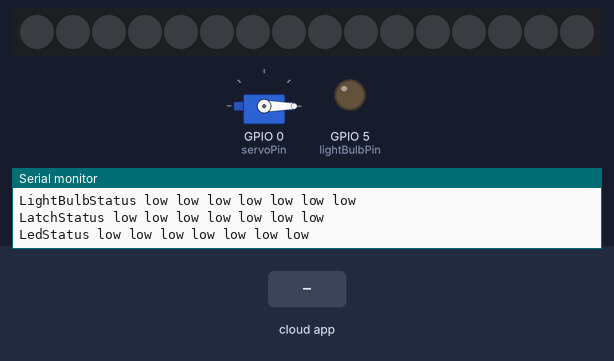
Recording of a sketch running on a simulated ESP8266 (NodeMCU). On the bench: servo, 16 RGB LEDs in strip order, left to right, output pins drawn as LEDs (lit = HIGH), the last lines printed to the serial monitor. Inputs (shaded band) come from the test bench. WiFi joins after 1.5 s; servers stay silent unless stated; the Firebase database answers and starts empty.

Above: at 6.2 s.
6.3 s: the phone or cloud app sets LedStatus to 1
At 7.44 s:
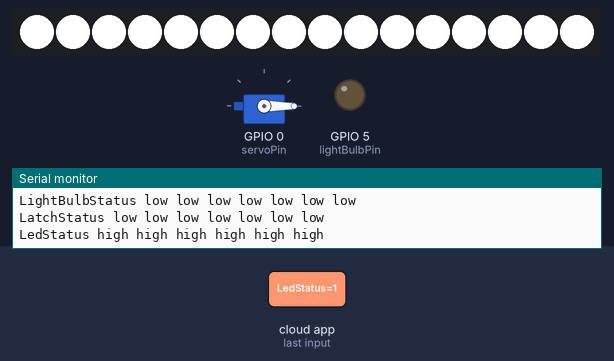
9.1 s: the phone or cloud app sets LightBulbStatus to 1
At 10.7 s:
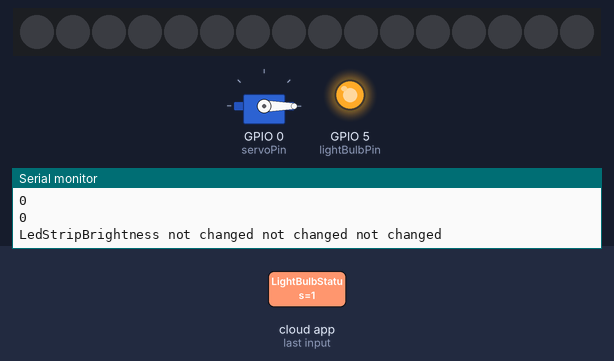
11.3 s: the phone or cloud app sets LatchStatus to 1
At 14.1 s:
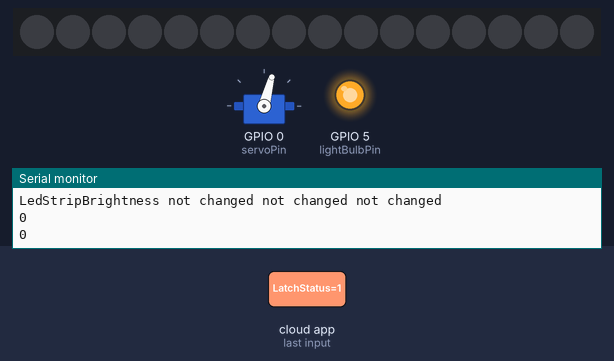
14.4 s: the phone or cloud app sets LightBulbStatus to 0
At 16.6 s:
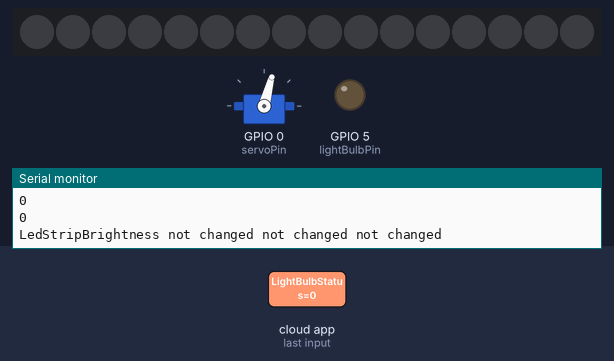
17.2 s: the phone or cloud app sets LightBulbStatus to 90
At 19.5 s:
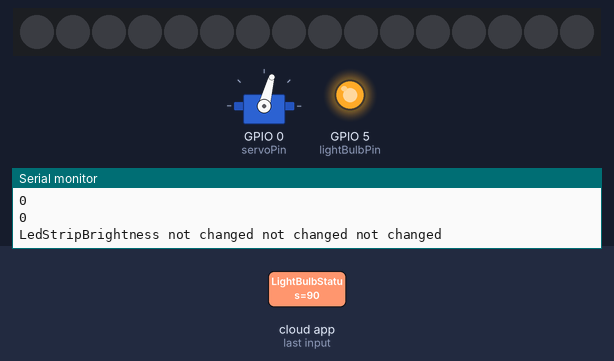
20.2 s: the phone or cloud app sets LatchStatus to 0
At 23.2 s:
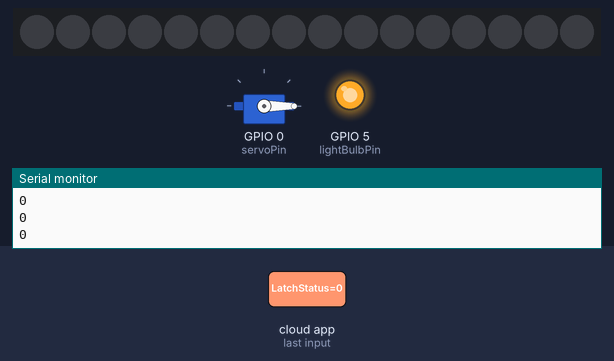
Timing chart, 0 to 24.3 s (numbered marks = the images above; inputs shaded):
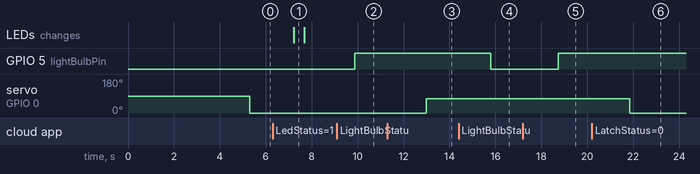

Measured:
- after the input at 6.3 s, the LEDs: change after 0.91 s (image 1)
- after the input at 9.1 s, GPIO 5 (lightBulbPin): LOW → HIGH after 0.78 s
- after the input at 11.3 s, servo on GPIO 0 (servoPin): 0° → 75° after 1.7 s
- after the input at 14.4 s, GPIO 5 (lightBulbPin): HIGH → LOW after 1.4 s
- after the input at 17.2 s, GPIO 5 (lightBulbPin): LOW → HIGH after 1.5 s
- after the input at 20.2 s, servo on GPIO 0 (servoPin): 75° → 0° after 1.6 s
- what the display in image 1 shows lasts 0.5 s, from 7.2 s to 7.7 s

The sketch:

servo.ino
```cpp
#include <FirebaseArduino.h>
#include <ESP8266WiFi.h>
#include <Servo.h>
#include <Adafruit_NeoPixel.h>

#define FIREBASE_HOST "smartsolutions-d090c-default-rtdb.firebaseio.com"
#define FIREBASE_AUTH "83eft0BVRK8BNeH2RaHBxhQRNLoxsLdrQiHBDImK"

//led
#define PIN 2
#define NUMPIXELS 16

int ledStripFlag = 0;

int ledStripBrighness = 255;
int ledStripBrighnessFromFirebase;

int ledStripColorRed = 255;
int ledStripColorGreen = 255;
int ledStripColorBlue = 255;
int ledStripColorRedFromFirebase;
int ledStripColorGreenFromFirebase;
int ledStripColorBlueFromFirebase;

Adafruit_NeoPixel pixels = Adafruit_NeoPixel(16, PIN, NEO_GRB + NEO_KHZ800);

//relay
int lightBulbPin =  5;       // the number of the LED pin

//servo motor
int servoPin = 0;

Servo Servo1;

void setup() {
  pinMode(lightBulbPin, OUTPUT);

  Servo1.attach(servoPin);

  pixels.begin();

  Serial.begin(115200);
  // WPS works in STA (Station mode) only.
  WiFi.mode(WIFI_STA);
  delay(1000);
  // Called to check if SSID and password has already been stored by previous WPS call.
  // The SSID and password are stored in flash memory and will survive a full power cycle.
  // Calling ("",""), i.e. with blank string parameters, appears to use these stored values.
  WiFi.begin("","");
  // Long delay required especially soon after power on.
  delay(4000);
  // Check if WiFi is already connected and if not, begin the WPS process.
  if (WiFi.status() != WL_CONNECTED) {
      Serial.println("\nAttempting connection ...");
      WiFi.beginWPSConfig();
      // Another long delay required.
      delay(3000);
      if (WiFi.status() == WL_CONNECTED) {
        Serial.println("Connected!");
        Serial.println(WiFi.localIP());
        Serial.println(WiFi.SSID());
        Serial.println(WiFi.macAddress());
      }
      else {
        Serial.println("Connection failed!");
      }
  }
  else {
    Serial.println("\nConnection already established.");
  }
  Firebase.begin(FIREBASE_HOST);
}

void loop() {

  if (WiFi.status() == WL_CONNECTED) {

    //relay for light bulb
    if(Firebase.getInt("LightBulbStatus")){
      digitalWrite(lightBulbPin,HIGH);
      Serial.println("LightBulbStatus high high high high high high");
    }else{
      digitalWrite(lightBulbPin,LOW);
      Serial.println("LightBulbStatus low low low low low low low");
    }

    //servo motor for latch
    if(Firebase.getInt("LatchStatus")){
      Servo1.write(75);
      Serial.println("LatchStatus high high high high high high");
    }else{
      Servo1.write(0);
      Serial.println("LatchStatus low low low low low low low");
    }

    //led strip
    if(Firebase.getInt("LedStatus")){
      if(ledStripFlag != 1){
        for(int i = 0; i < NUMPIXELS; i++){
          pixels.setPixelColor(i, pixels.Color(ledStripColorRed,ledStripColorGreen,ledStripColorBlue));
          pixels.setBrightness(ledStripBrighness);
          pixels.show();
        }
        ledStripFlag = 1;
      }

      Serial.println("LedStatus high high high high high high");
    } else {
      pixels.fill();
      pixels.show();
      ledStripFlag = 0;

      Serial.println("LedStatus low low low low low low low");
    }

    //led strip brightness
    if(Firebase.getInt("LedStatus")){

      Serial.println(Firebase.getInt("LedStripBrightness"));
      Serial.println(ledStripBrighnessFromFirebase);
      Serial.println(ledStripBrighness);

      ledStripBrighnessFromFirebase = map(Firebase.getInt("LedStripBrightness"), 0, 100, 0, 255);
      if(ledStripBrighness != ledStripBrighnessFromFirebase){

        ledStripBrighness = ledStripBrighnessFromFirebase;
        for(int i = 0; i<NUMPIXELS; i++){
          pixels.setPixelColor(i, pixels.Color(ledStripColorRed,ledStripColorGreen,ledStripColorBlue));
          pixels.setBrightness(ledStripBrighness);
          pixels.show();
        }
        Serial.println("LedStripBrightness changed changed changed changed changed");
      }else{
        Serial.println("LedStripBrightness not changed not changed not changed");
      }
    }

    //led strip color
    if(Firebase.getInt("LedStatus")){

      Serial.println(Firebase.getInt("LedStripColor/Red"));
      Serial.println(Firebase.getInt("LedStripColor/Green"));
      Serial.println(Firebase.getInt("LedStripColor/Blue"));
      Serial.println(ledStripColorRed);
      Serial.println(ledStripColorGreen);
      Serial.println(ledStripColorBlue);

      ledStripColorRedFromFirebase = Firebase.getInt("LedStripColor/Red");
      ledStripColorGreenFromFirebase = Firebase.getInt("LedStripColor/Green");
      ledStripColorBlueFromFirebase = Firebase.getInt("LedStripColor/Blue");

      if(ledStripColorRed != ledStripColorRedFromFirebase || ledStripColorGreen != ledStripColorGreenFromFirebase || ledStripColorBlue != ledStripColorBlueFromFirebase){

        ledStripColorRed = ledStripColorRedFromFirebase;
        ledStripColorGreen = ledStripColorGreenFromFirebase;
        ledStripColorBlue = ledStripColorBlueFromFirebase;

        for(int i = 0; i<NUMPIXELS; i++){
          pixels.setPixelColor(i, pixels.Color(ledStripColorRed,ledStripColorGreen,ledStripColorBlue));
          pixels.setBrightness(ledStripBrighness);
          pixels.show();
        }

        Serial.println("LedStripColor changed changed changed changed changed");
      }else{
        Serial.println("LedStripColor not changed not changed not changed");
      }
    }

    if (Firebase.failed()) {
      Serial.print("setting /number failed:");
      Serial.println(Firebase.error());

      return;
    }
  } else
  {
     Serial.println("There is no internet connection!");
  }

    delay(1000);
}
```
